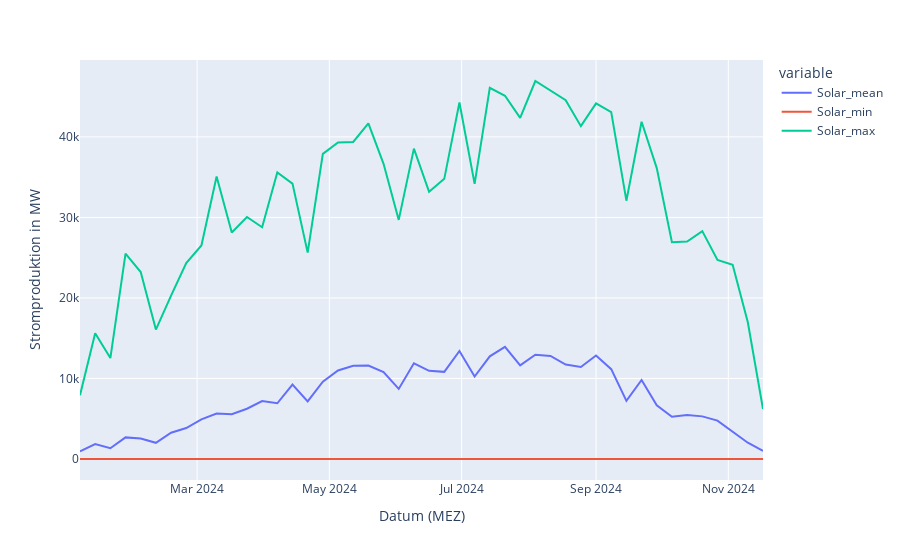

Notebook source saved alongside this figure:
### Markdown cell above
### Solarstromerzeugung min, mean und max wöchentlich

### Code cell
px.line(weekly_df, y=["Solar_mean", "Solar_min", "Solar_max"], labels={"value": "Stromproduktion in MW"})
